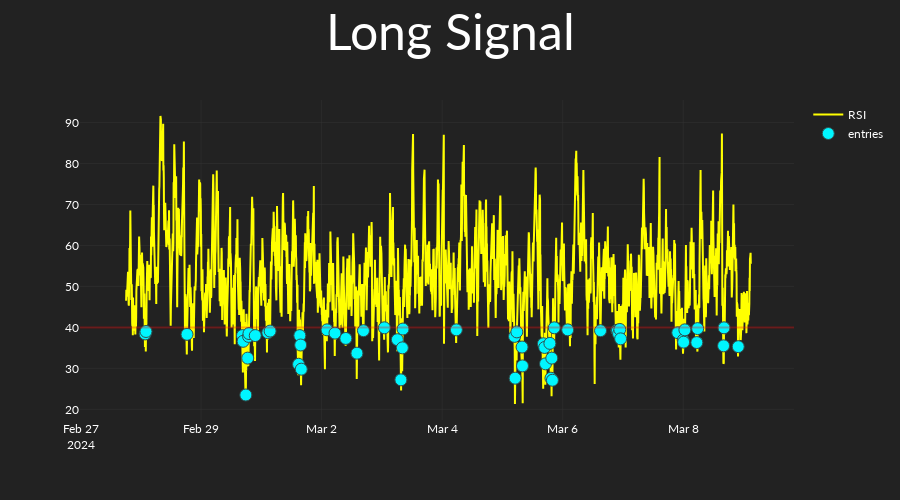
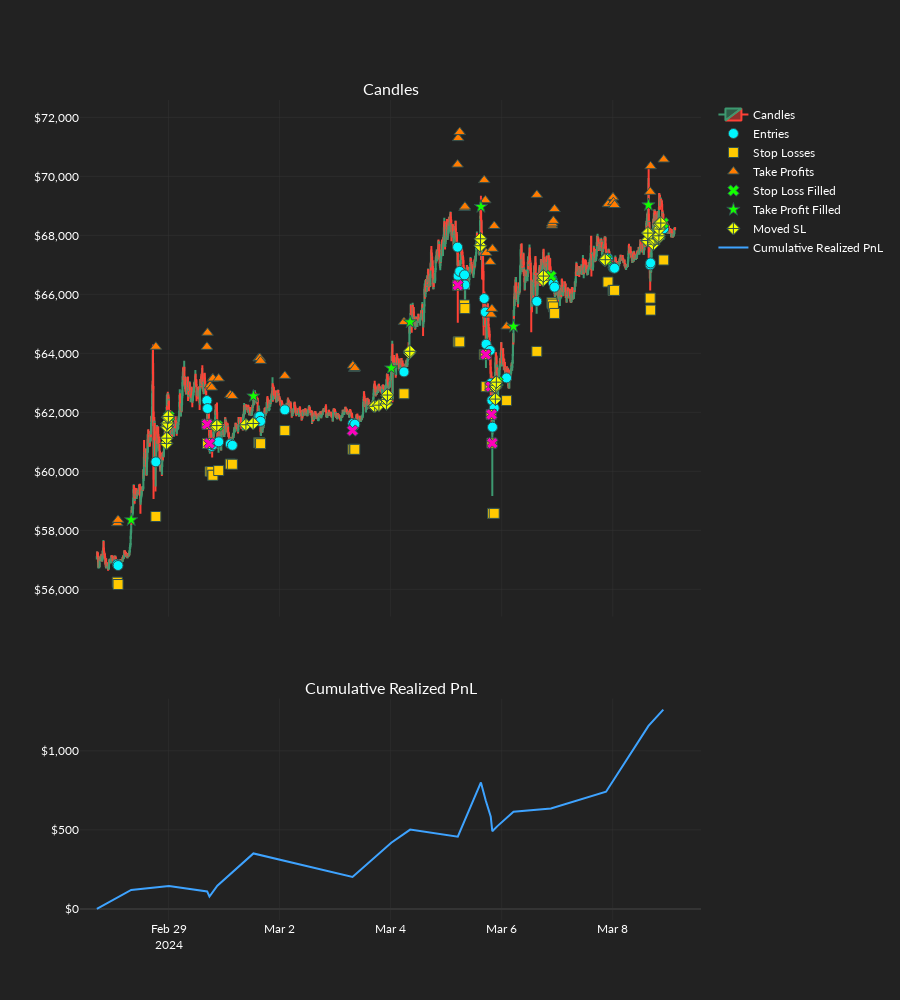

These figures' notebook cell, in order:
### Code cell
order_records_df = or_backtest(
    backtest_settings=backtest_settings,
    candles=candles,
    dos_arrays=dos_arrays,
    exchange_settings=exchange_settings,
    static_os=static_os,
    strategy=long_strat,
    ind_set_index=2,
    dos_index=1,
    plot_results=True,
    logger_bool=False,
)
